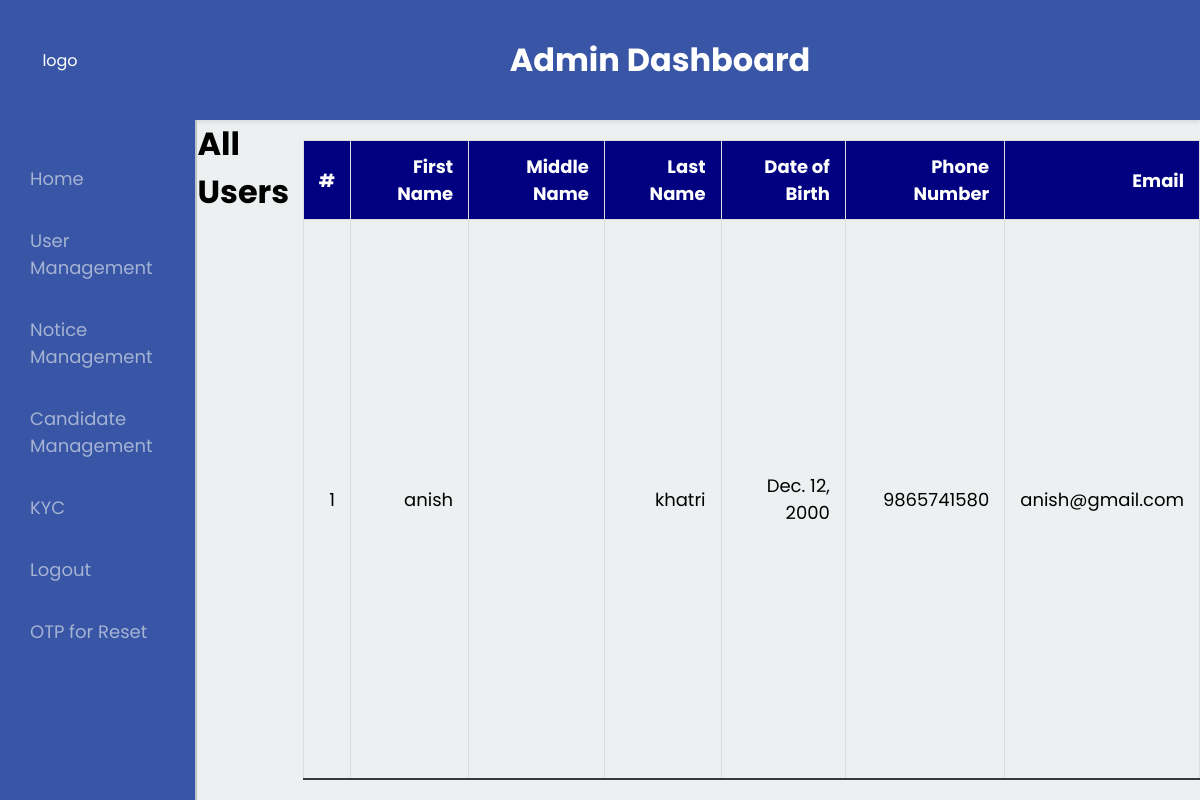
The app's page /view_users/ (signed in) with its own data.
### myapp/models.py (models this page shows)
class UserProfile(models.Model):
    first_name = models.CharField(max_length=100)
    middle_name = models.CharField(max_length=100, blank=True, null=True)
    last_name = models.CharField(max_length=100)
    dob = models.DateField()
    phone_number = models.CharField(max_length=15, unique=True)
    email = models.EmailField(unique=True)
    password = models.CharField(max_length=255)
    class Meta:
        db_table = 'usersignup'

### myapp/views.py (the view)
# urls.py: path('view_users/', views.view_users, name='view_users'),
def view_users(request):
    if not request.session.get('admin_verified'):
        return redirect('login')
    users = UserProfile.objects.all()
    return render(request, 'myapp/view_user.html', {'users': users})

### myapp/templates/myapp/view_user.html (shortened to what this page needs)
{% extends "myapp/base.html" %}
{% block head %}
    {% load static %}
    <link rel="stylesheet" href="{% static 'myapp/css/view_user.css' %}">
{% endblock %}
{% block content %}
    <h1>All Users</h1>
    <table class="user-table">
        <thead>
            <tr>
                <th>#</th>
                <th>First Name</th>
                <th>Middle Name</th>
                <th>Last Name</th>
                <th>Date of Birth</th>
                <th>Phone Number</th>
                <th>Email</th>
            </tr>
        </thead>
        <tbody>
            {% for user in users %}
            <tr>
                <td data-label="#"> {{ forloop.counter }}</td>
                <td data-label="First Name">{{ user.first_name }}</td>
                <td data-label="Middle Name">{{ user.middle_name|default_if_none:'#' }}</td>
                <td data-label="Last Name">{{ user.last_name }}</td>
                <td data-label="Date of Birth">{{ user.dob }}</td>
                <td data-label="Phone Number">{{ user.phone_number }}</td>
                <td data-label="Email">{{ user.email }}</td>
            </tr>
            {% endfor %}
        </tbody>
    </table>
{% endblock %}

### myapp/static/myapp/css/dashboard.css (style rules this page uses)
* { margin: 0; padding: 0; box-sizing: border-box; font-family: 'Poppins', sans-serif; }
body { display: flex; flex-direction: column; min-height: 100vh; background-color: #ecf0f1; }

### myapp/static/myapp/css/view_user.css (style rules this page uses)
.user-table { width: 100%; border-collapse: collapse; margin: 20px 0; font-size: 18px; text-align: left; }
.user-table thead tr { background-color: navy; color: white; text-align: center; font-weight: bold; }
.user-table th, .user-table td { padding: 12px 15px; border: 1px solid #ddd; text-align: right; }
.user-table tbody tr { border-bottom: 1px solid #ddd; }
.user-table tbody tr:last-of-type { border-bottom: 2px solid #343a40; }

### records on screen
UserProfile: first_name "anish", last_name "khatri", dob "Dec. 12, 2000", phone_number "9865741580", email "anish@gmail.com"
